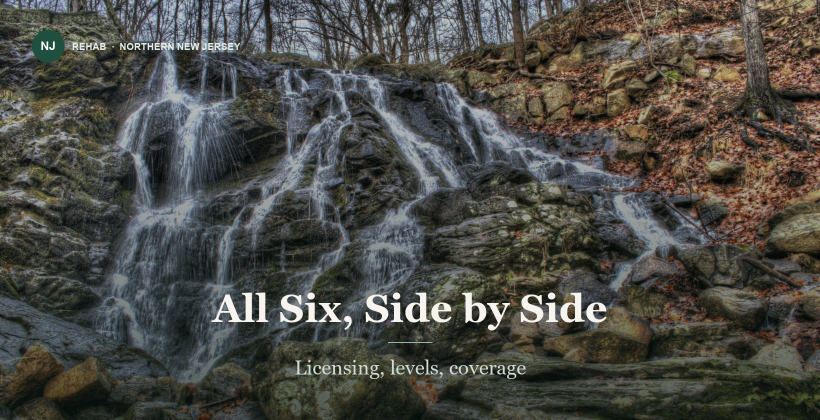
#> input picture assets/featured/all-six-side-by-side-1640x840.jpg, 1640 x 840 px, given in place of Depositphotos_384113188_XL.jpg, which was not available (shown at 1/2 size)
$ python featured.py
#> lines starting #> are read from the running program, lines starting #| are printed output that depends on the picture; pictures that were not available may be replaced by others from this repository, and a replacement may not be noted
#> in draw_page, img is the input picture: PIL image 1640x840 RGB; mean R, G, B 75.5, 74.8, 69.6
"""
Featured image generator — Koray Tugberk semantic image SOP.

Rules implemented:
  1. One template, one font, same component count and layout on every page
  2. Main entity centered and visible
  3. Entity appears in the image text (and in the page title/H1 — build.mjs)
  4. Two-line overlay that expresses the topic rather than explaining it
  5. Overlay text smaller than the H1, set against a darkened background
  6. Brand mark watermarked in a fixed position with readable contrast
  7. Dark gradient over the background to give the text weight
  8. 1640x840, stated at the end of the filename
  9. Mobile derivative emitted for <picture>/<source>
 10. Full-bleed, usable as the OG/Twitter card

Naming: {core-text-from-image}-1640x840.jpg
Alt text = the text on the image. Written to assets/featured/manifest.json.

    python featured.py
"""
import json, os, re
from PIL import Image, ImageDraw, ImageFont, ImageFilter

ROOT = os.path.dirname(os.path.abspath(__file__))
SRC = r"C:\Users\Georg\Downloads"
OUT = os.path.join(ROOT, "assets", "featured")
os.makedirs(OUT, exist_ok=True)

W, H = 1640, 840
MOBILE = (820, 560)

SERIF = r"C:\Windows\Fonts\georgia.ttf"
SERIF_B = r"C:\Windows\Fonts\georgiab.ttf"
SANS_B = r"C:\Windows\Fonts\arialbd.ttf"

# Three purchased backgrounds. Rotated so the template stays constant while the
# entity text changes — SOP rule 1 governs the layout, not the photograph.
BACKGROUNDS = {
    "river":     os.path.join(SRC, "Depositphotos_727109760_XL.jpg"),
    "cascade":   os.path.join(SRC, "Depositphotos_787784446_XL.jpg"),
    "woodland":  os.path.join(SRC, "Depositphotos_384113188_XL.jpg"),
}

# Vertical crop anchor per image, 0 = top of frame, 1 = bottom. The subject sits
# in a different band in each photograph, so a single anchor loses it.
# (vertical anchor, horizontal anchor, zoom). Zoom > 1 crops tighter and scales
# back up, which is how a subject sitting off-centre gets pulled to the middle.
ANCHOR = {
    "river":    (0.86, 0.50, 1.00),
    "cascade":  (0.34, 0.44, 1.35),
    "woodland": (0.42, 0.40, 1.55),
}

# page slug -> (background, line 1, line 2, filename stem)
# Line 1 carries the entity. Line 2 expresses the topic without explaining it.
PAGES = [
    ("index",                            "woodland", "Bergen County Drug Rehabs",   "Six centers, compared on evidence",  "bergen-county-drug-rehabs"),
    ("valley-spring-recovery-center",    "river",    "Valley Spring Recovery Center",     "Norwood, Bergen County",             "valley-spring-recovery-center"),
    ("bluecrest-recovery-center",        "cascade",  "BlueCrest Recovery Center",         "Woodland Park, Passaic County",      "bluecrest-recovery-center"),
    ("ikon-recovery-centers",            "woodland", "IKON Recovery Centers",             "Saddle Brook, Bergen County",        "ikon-recovery-centers"),
    ("choicepoint",                      "cascade",  "ChoicePoint",                       "Fair Lawn, Bergen County",           "choicepoint"),
    ("north-jersey-recovery-center",     "woodland", "North Jersey Recovery Center",      "Fair Lawn, Bergen County",           "north-jersey-recovery-center"),
    ("boca-recovery-center-englewood",   "river",    "Boca Recovery Center Englewood",    "Englewood, Bergen County",           "boca-recovery-center-englewood"),
    ("compare",                          "cascade",  "All Six, Side by Side",             "Licensing, levels, coverage",        "all-six-side-by-side"),
    ("how-we-review",                    "woodland", "How We Review",                     "Four dimensions, equally weighted",  "how-we-review"),
]


def cover(img, w, h, anchor=(0.34, 0.5, 1.0)):
    """Crop to fill w x h, centred on (vertical, horizontal) anchor with zoom."""
#> called with w = 1640, h = 840, anchor = (0.42, 0.4, 1.55)
    ay, ax, zoom = anchor
    dst_r = w / h
    # largest window of the target ratio that fits, then tightened by zoom
    cw = min(img.width, int(img.height * dst_r))
#> cw = 1640
    ch = int(cw / dst_r)
#> ch = 840
    cw, ch = int(cw / zoom), int(ch / zoom)
#> cw = 1058; ch = 541
    left = int((img.width - cw) * ax)
#> left = 232
    top = int((img.height - ch) * ay)
#> top = 125
    left = max(0, min(left, img.width - cw))
    top = max(0, min(top, img.height - ch))
    return img.crop((left, top, left + cw, top + ch)).resize((w, h), Image.LANCZOS)
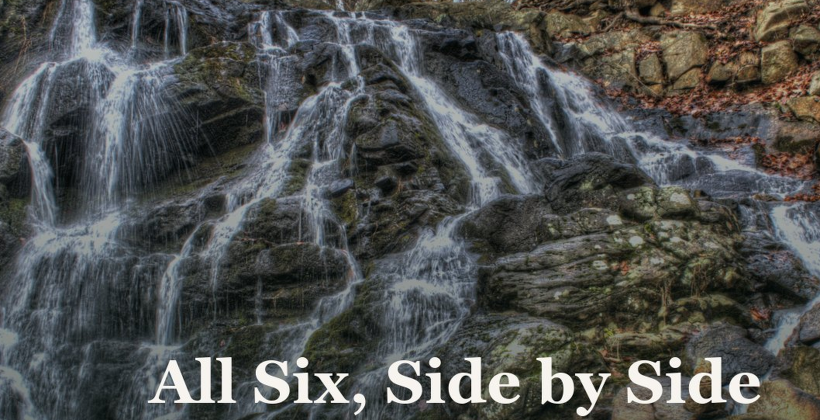
#> returned value: PIL image 1640x840 RGB (shown at 1/2 size); mean R, G, B 78.5, 80.4, 79.1


def scrim(img):
    """SOP 7 — dark gradient so the text carries weight. Heavier at the base."""
    grad = Image.new("L", (1, H))
    for y in range(H):
        t = y / (H - 1)
        grad.putpixel((0, y), int(255 * (0.30 + 0.52 * (t ** 1.5))))
    mask = grad.resize((W, H))
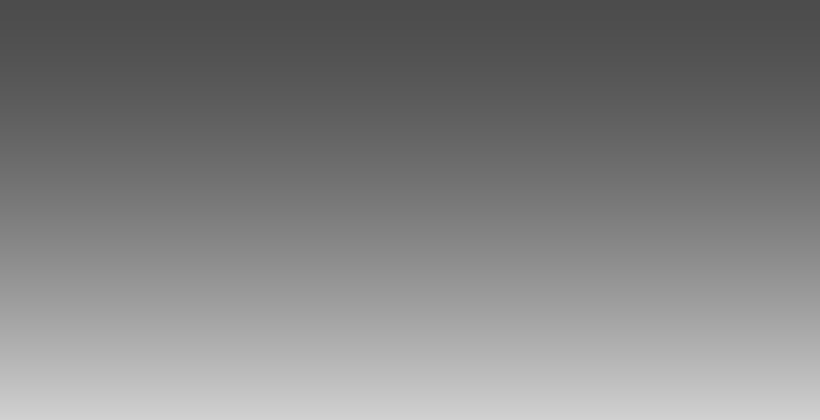
#> mask: PIL image 1640x840 L (shown at 1/2 size); min 76, max 209, mean 129.1
    dark = Image.new("RGB", (W, H), (10, 22, 18))
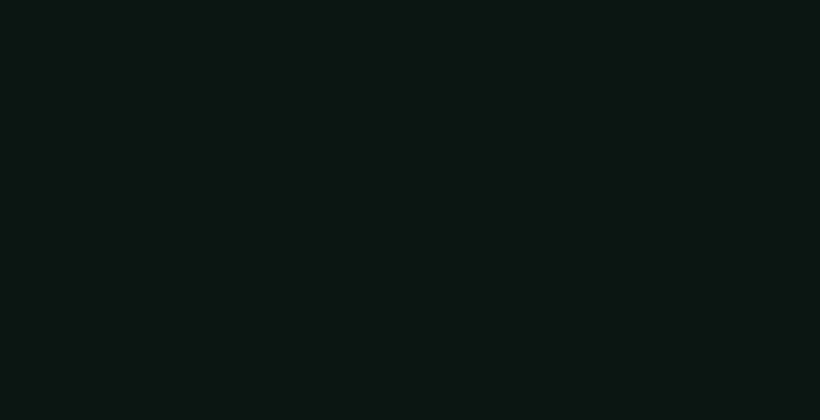
#> dark: PIL image 1640x840 RGB (shown at 1/2 size); mean R, G, B 10, 22, 18
    return Image.composite(dark, img, mask.point(lambda v: int(v * 0.86)))
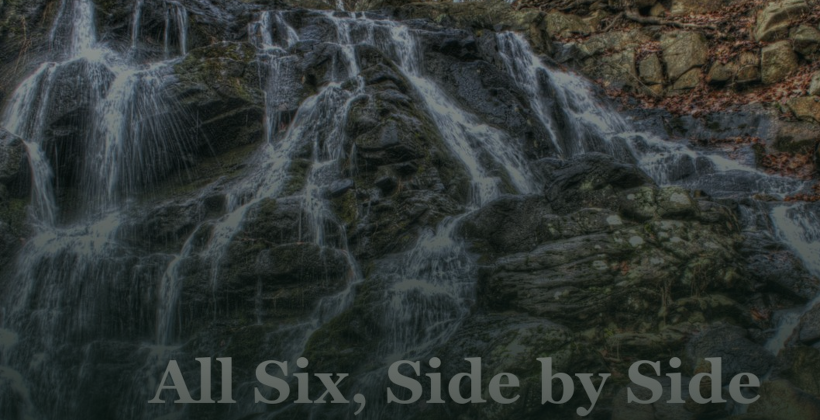
#> returned value: PIL image 1640x840 RGB (shown at 1/2 size); mean R, G, B 48.8, 54.8, 52.4


def draw_page(bg_key, line1, line2, stem):
    img = Image.open(BACKGROUNDS[bg_key]).convert("RGB")
    img = cover(img, W, H, ANCHOR.get(bg_key, (0.34, 0.5, 1.0)))
    img = img.filter(ImageFilter.GaussianBlur(0.4))
    img = scrim(img)
    d = ImageDraw.Draw(img)

    # --- SOP 6: brand mark, fixed position, readable contrast
    d.ellipse([64, 60, 128, 124], fill=(31, 79, 63))
    fm = ImageFont.truetype(SANS_B, 24)
    tb = d.textbbox((0, 0), "BC", font=fm)
#> tb = (0, 5, 33, 23)
    d.text((96 - (tb[2] - tb[0]) / 2, 92 - (tb[3] - tb[1]) / 2 - tb[1]), "BC", font=fm, fill=(255, 255, 255))
    fb = ImageFont.truetype(SANS_B, 19)
    d.text((144, 82), "BERGEN COUNTY RECOVERS", font=fb, fill=(226, 236, 230))

    # --- SOP 2 & 4: entity centered, two lines, expresses rather than explains
    f1 = ImageFont.truetype(SERIF_B, 78)
    f2 = ImageFont.truetype(SERIF, 40)
    while d.textbbox((0, 0), line1, font=f1)[2] > W - 220:
        f1 = ImageFont.truetype(SERIF_B, f1.size - 3)
#> this loop made 0 passes
    while d.textbbox((0, 0), line2, font=f2)[2] > W - 240:
        f2 = ImageFont.truetype(SERIF, f2.size - 2)

    w1 = d.textbbox((0, 0), line1, font=f1)[2]
#> w1 = 1108
    w2 = d.textbbox((0, 0), line2, font=f2)[2]
#> w2 = 705
    y1 = H - 268
    d.text(((W - w1) / 2, y1), line1, font=f1, fill=(247, 244, 239))

    # hairline rule between the lines — fixed component, every page
    ry = y1 + f1.size + 34
    d.line([(W / 2 - 44, ry), (W / 2 + 44, ry)], fill=(143, 185, 163), width=2)

    d.text(((W - w2) / 2, ry + 28), line2, font=f2, fill=(206, 220, 211))

    path = os.path.join(OUT, f"{stem}-1640x840.jpg")
    img.save(path, quality=86, optimize=True, progressive=True)
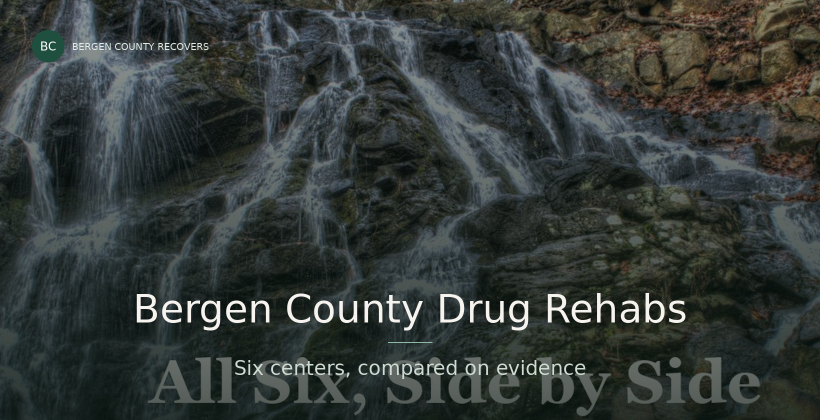
#> saved as bergen-county-drug-rehabs-1640x840.jpg: PIL image 1640x840 RGB (shown at 1/2 size); mean R, G, B 52.3, 58.3, 55.9

    m = img.resize(MOBILE, Image.LANCZOS)
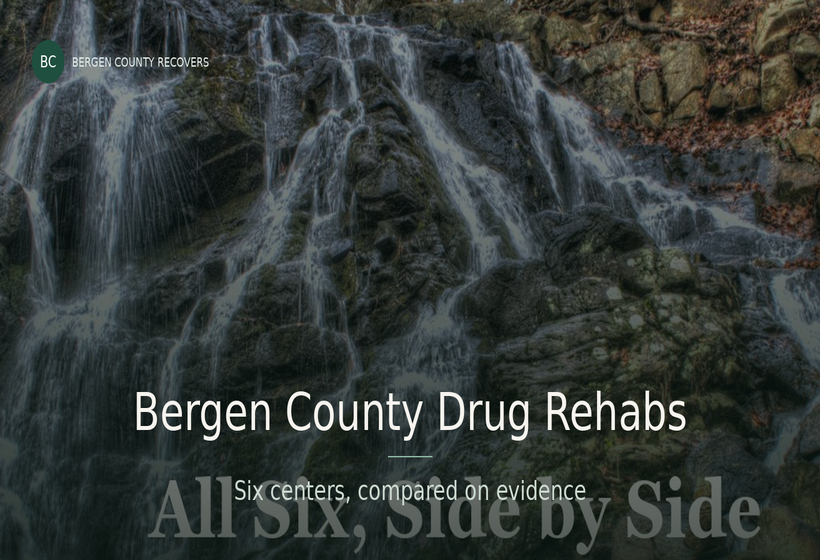
#> m: PIL image 820x560 RGB; mean R, G, B 52.3, 58.3, 55.9
    mpath = os.path.join(OUT, f"{stem}-820x560.jpg")
    m.save(mpath, quality=84, optimize=True, progressive=True)

    return os.path.basename(path), os.path.basename(mpath)


manifest = {}
for slug, bg, l1, l2, stem in PAGES:
    desktop, mobile = draw_page(bg, l1, l2, stem)
    # SOP: alt = the text on the image; title = same, expanded
    alt = f"{l1} — {l2}"
    manifest[slug] = {
        "desktop": f"assets/featured/{desktop}",
        "mobile": f"assets/featured/{mobile}",
        "alt": alt,
        "title": alt,
        "line1": l1,
        "line2": l2,
    }
    print(f"  {desktop}")
#> pass 2 of the loop `for slug, bg, l1, l2, stem in PAGES:`:
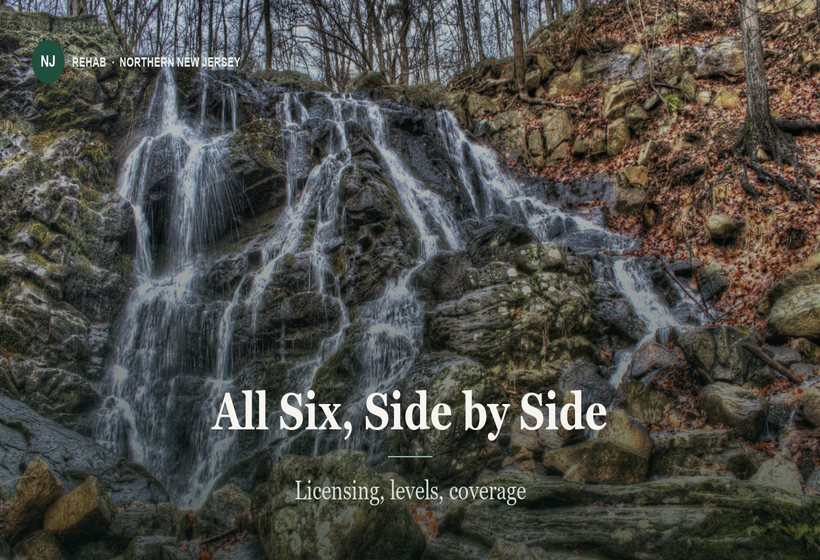
#> input picture assets/featured/all-six-side-by-side-820x560.jpg, 820 x 560 px, given in place of Depositphotos_727109760_XL.jpg, which was not available
#> in draw_page, img is the input picture: PIL image 820x560 RGB; mean R, G, B 75.5, 74.8, 69.6
#> img: PIL image 1640x840 RGB
#> in scrim (call 2), `return Image.composite(dark, img, mask.point(lambda v: int(v * 0.86)))`:
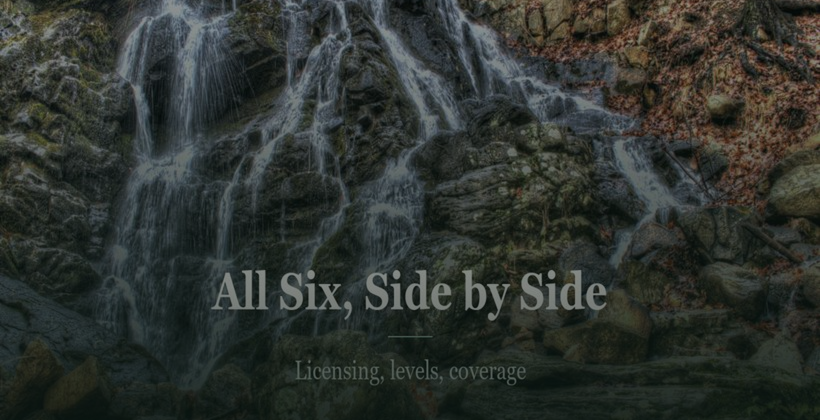
#> returned value: PIL image 1640x840 RGB (shown at 1/2 size); mean R, G, B 46.8, 51.7, 47.4
#> w1 = 1184
#> w2 = 502
#> in draw_page (call 2), `m = img.resize(MOBILE, Image.LANCZOS)`:
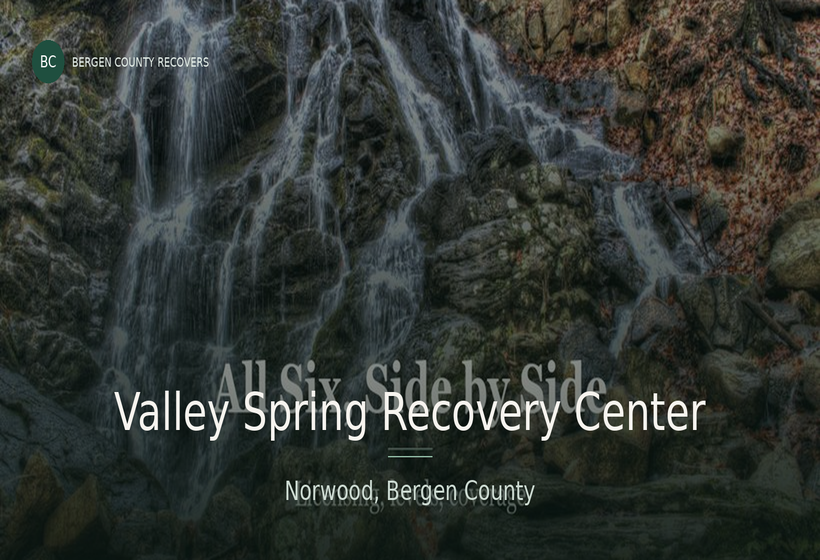
#> m: PIL image 820x560 RGB; mean R, G, B 50.1, 55, 50.6

with open(os.path.join(OUT, "manifest.json"), "w", encoding="utf-8") as f:
    json.dump(manifest, f, indent=2)
print(f"\n{len(manifest)} featured images + mobile derivatives -> assets/featured/")
#| 9 featured images + mobile derivatives -> assets/featured/
